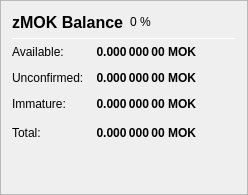
                   <widget class="QFrame" name="frame_ZerocoinBalances">
                    <property name="frameShape">
                     <enum>QFrame::StyledPanel</enum>
                    </property>
                    <property name="frameShadow">
                     <enum>QFrame::Raised</enum>
                    </property>
                    <layout class="QVBoxLayout" name="verticalLayout_7">
                     <item>
                      <layout class="QHBoxLayout" name="horizontalLayout_8" stretch="0,0,0">
                       <item>
                        <widget class="QLabel" name="label_5z_3">
                         <property name="minimumSize">
                          <size>
                           <width>0</width>
                           <height>20</height>
                          </size>
                         </property>
                         <property name="font">
                          <font>
                           <pointsize>12</pointsize>
                           <weight>75</weight>
                           <bold>true</bold>
                          </font>
                         </property>
                         <property name="text">
                          <string>zMOK Balance</string>
                         </property>
                        </widget>
                       </item>
                       <item>
                        <widget class="QLabel" name="labelzMOKPercent">
                         <property name="text">
                          <string notr="true">0 %</string>
                         </property>
                        </widget>
                       </item>
                       <item>
                        <spacer name="horizontalSpacer_11">
                         <property name="orientation">
                          <enum>Qt::Horizontal</enum>
                         </property>
                         <property name="sizeHint" stdset="0">
                          <size>
                           <width>40</width>
                           <height>20</height>
                          </size>
                         </property>
                        </spacer>
                       </item>
                      </layout>
                     </item>
                     <item>
                      <widget class="Line" name="line_ZerocoinBalance">
                       <property name="minimumSize">
                        <size>
                         <width>0</width>
                         <height>1</height>
                        </size>
                       </property>
                       <property name="maximumSize">
                        <size>
                         <width>16777215</width>
                         <height>1</height>
                        </size>
                       </property>
                       <property name="orientation">
                        <enum>Qt::Horizontal</enum>
                       </property>
                      </widget>
                     </item>
                     <item>
                      <layout class="QGridLayout" name="gridLayout_5">
                       <property name="spacing">
                        <number>12</number>
                       </property>
                       <item row="1" column="0">
                        <widget class="QLabel" name="labelzBalanceMatureText">
                         <property name="toolTip">
                          <string>Mature: more than 20 confirmation and more than 1 mint of the same denomination after it was minted.
These zMOK are spendable.</string>
                         </property>
                         <property name="text">
                          <string>Available:</string>
                         </property>
                        </widget>
                       </item>
                       <item row="1" column="1">
                        <widget class="QLabel" name="labelzBalanceMature">
                         <property name="font">
                          <font>
                           <weight>75</weight>
                           <bold>true</bold>
                          </font>
                         </property>
                         <property name="toolTip">
                          <string>Mature: more than 20 confirmation and more than 1 mint of the same denomination after it was minted.
These zMOK are spendable.</string>
                         </property>
                         <property name="text">
                          <string notr="true">0.000 000 00 MOK</string>
                         </property>
                         <property name="alignment">
                          <set>Qt::AlignRight|Qt::AlignTrailing|Qt::AlignVCenter</set>
                         </property>
                        </widget>
                       </item>
                       <item row="2" column="0">
                        <widget class="QLabel" name="labelzBalanceUnconfirmedText">
                         <property name="toolTip">
                          <string>Unconfirmed: less than 20 confirmations
Immature: confirmed, but less than 1 mint of the same denomination after it was minted</string>
                         </property>
                         <property name="text">
                          <string>Unconfirmed:</string>
                         </property>
                        </widget>
                       </item>
                       <item row="2" column="1">
                        <widget class="QLabel" name="labelzBalanceUnconfirmed">
                         <property name="font">
                          <font>
                           <weight>75</weight>
                           <bold>true</bold>
                          </font>
                         </property>
                         <property name="toolTip">
                          <string>Unconfirmed: less than 20 confirmations
Immature: confirmed, but less than 1 mint of the same denomination after it was minted</string>
                         </property>
                         <property name="text">
                          <string notr="true">0.000 000 00 MOK</string>
                         </property>
                         <property name="alignment">
                          <set>Qt::AlignRight|Qt::AlignTrailing|Qt::AlignVCenter</set>
                         </property>
                        </widget>
                       </item>
                       <item row="3" column="0">
                        <widget class="QLabel" name="labelzBalanceImmatureText">
                         <property name="toolTip">
                          <string>Unconfirmed: less than 20 confirmations
Immature: confirmed, but less than 1 mint of the same denomination after it was minted</string>
                         </property>
                         <property name="text">
                          <string>Immature:</string>
                         </property>
                        </widget>
                       </item>
                       <item row="3" column="1">
                        <widget class="QLabel" name="labelzBalanceImmature">
                         <property name="font">
                          <font>
                           <weight>75</weight>
                           <bold>true</bold>
                          </font>
                         </property>
                         <property name="toolTip">
                          <string>Unconfirmed: less than 20 confirmations
Immature: confirmed, but less than 1 mint of the same denomination after it was minted</string>
                         </property>
                         <property name="text">
                          <string notr="true">0.000 000 00 MOK</string>
                         </property>
                         <property name="alignment">
                          <set>Qt::AlignRight|Qt::AlignTrailing|Qt::AlignVCenter</set>
                         </property>
                        </widget>
                       </item>
                       <item row="4" column="0">
                        <widget class="QLabel" name="labelzBalanceText">
                         <property name="toolTip">
                          <string>Your current zMOK balance, unconfirmed and immature zMOK included.</string>
                         </property>
                         <property name="text">
                          <string>Total:</string>
                         </property>
                        </widget>
                       </item>
                       <item row="4" column="1">
                        <widget class="QLabel" name="labelzBalance">
                         <property name="font">
                          <font>
                           <weight>75</weight>
                           <bold>true</bold>
                          </font>
                         </property>
                         <property name="cursor">
                          <cursorShape>IBeamCursor</cursorShape>
                         </property>
                         <property name="toolTip">
                          <string>Your current zMOK balance, unconfirmed and immature zMOK included.</string>
                         </property>
                         <property name="text">
                          <string notr="true">0.000 000 00 MOK</string>
                         </property>
                         <property name="alignment">
                          <set>Qt::AlignRight|Qt::AlignTrailing|Qt::AlignVCenter</set>
                         </property>
                         <property name="textInteractionFlags">
                          <set>Qt::LinksAccessibleByMouse|Qt::TextSelectableByKeyboard|Qt::TextSelectableByMouse</set>
                         </property>
                        </widget>
                       </item>
                       <item row="4" column="2">
                        <spacer name="horizontalSpacer_4">
                         <property name="orientation">
                          <enum>Qt::Horizontal</enum>
                         </property>
                         <property name="sizeHint" stdset="0">
                          <size>
                           <width>40</width>
                           <height>20</height>
                          </size>
                         </property>
                        </spacer>
                       </item>
                      </layout>
                     </item>
                     <item>
                      <spacer name="verticalSpacer_4">
                       <property name="orientation">
                        <enum>Qt::Vertical</enum>
                       </property>
                       <property name="sizeHint" stdset="0">
                        <size>
                         <width>20</width>
                         <height>40</height>
                        </size>
                       </property>
                      </spacer>
                     </item>
                    </layout>
                   </widget>
